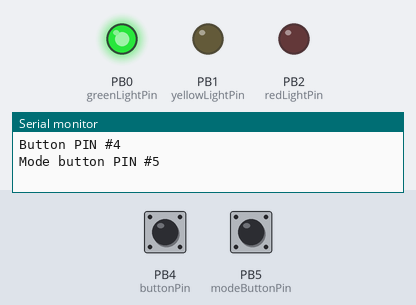
A sketch run on a simulated ATtiny85, built with avr-gcc and run on an emulated ATtiny85. Parts: output pins drawn as LEDs (lit = HIGH), the last lines printed to the serial monitor. The test bench sets the inputs (shaded band); at power-on: PB4 (buttonPin) LOW, PB5 (modeButtonPin) LOW.

Above: at 2.2 s.
2.3 s: PB4 (buttonPin) pulled HIGH for 0.15 s
3.9 s: PB5 (modeButtonPin) pulled HIGH for 0.15 s
7.0 s: PB5 (modeButtonPin) pulled HIGH for 1 s
At 7.8 s:
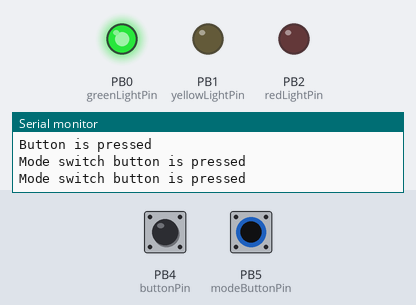
9.5 s: PB5 (modeButtonPin) pulled HIGH for 0.15 s
At 10.4 s:
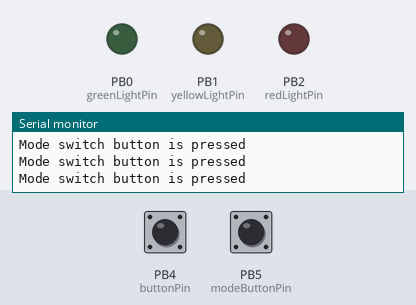
12.6 s: PB5 (modeButtonPin) pulled HIGH for 3.2 s
At 13.1 s:
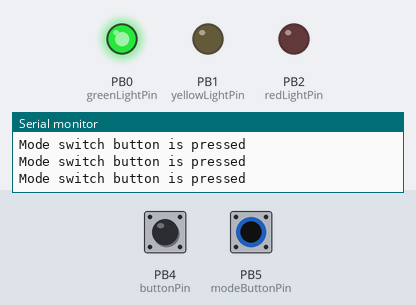
18.8 s: PB4 (buttonPin) pulled HIGH for 1 s
At 19.9 s:
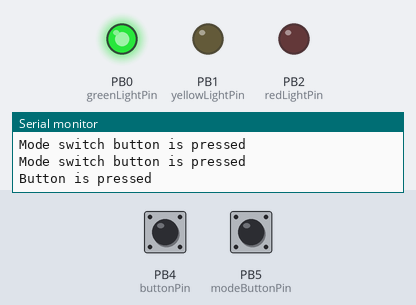
Timing chart, 0 to 21.8 s (numbered marks = the images above; inputs shaded):
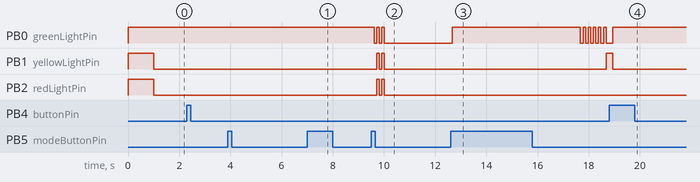

The sketch:

svetofor.ino
```cpp
#define ADEBUG

enum SvetoforStates { InitState = 0, GreenIsOn = 1, GreenIsEnding = 2, YellowIsOn = 3, RedIsOn = 6, SleepIsOn, SleepIsOff };

enum SvetoforModes { ManualMode = 0, AutomaticMode, AutomaticModeSlow, SleepMode };

byte sfMode = 0;

byte sfState = 0;
bool buttonWasPressed = false;

// How many ticks (to switch states in automatic mode)
int ticks = 0;
int tickTimeMs = 100;
//#ifdef ADEBUG
//    int tickTimeMs = 400;
//#else
//    int tickTimeMs = 200;
//#endif

// To handle double click
unsigned long lastButtonPressed = 0;
unsigned long doubleClickTolleranceMs = 700;

// Svetofor light delays
const byte greenTimeTicks = 50;
const byte greenFlashes = 5;    // How many times will turn on and off
const byte yellowTimeTicks = 10;
const byte redTimeTicks = 40;
const byte sleepTimeTicks = 50; // LEDs are turned off in sleep mode

// If mode is AutomaticModeSlow it will shift delay (<<)
byte delayMultiplier = 0;

//const byte greenTimeTicks = 3;
//const byte greenFlashes = 1;    // How many times will turn on and off
//const byte yellowTimeTicks = 2;
//const byte redTimeTicks = 3;


#ifdef __AVR_ATtiny85__
    const int greenLightPin = 0;
    const int yellowLightPin = 1;
    const int redLightPin = 2;
    const int buttonPin = 4;
    const int modeButtonPin = 5;
#else
    const int greenLightPin = 10;
    const int yellowLightPin = 11;
    const int redLightPin = 12;
    const int buttonPin = 6;
    const int modeButtonPin = 7;
#endif


int oldButtonState = LOW;
int oldModeButtonState = LOW;

void setup() {
#ifdef ADEBUG
    Serial.begin(9600);

    Serial.print("Button PIN #");
    Serial.println(buttonPin);
    Serial.print("Mode button PIN #");
    Serial.println(modeButtonPin);
#endif

    pinMode(greenLightPin, OUTPUT);
    pinMode(yellowLightPin, OUTPUT);
    pinMode(redLightPin, OUTPUT);

    pinMode(buttonPin, INPUT);
    pinMode(modeButtonPin, INPUT);

    digitalWrite(redLightPin, HIGH);
    digitalWrite(yellowLightPin, HIGH);
    digitalWrite(greenLightPin, HIGH);

    sfState = (byte)GreenIsOn;
    sfMode = (byte)AutomaticMode;

    delay(1000);
    turnLightsOff();
}

void loop() {
    if (wasButtonPressed()) {
        log("Button is pressed");
        handleButtonClick(false);
    }

    if (wasModeButtonPressed()) {
        log("Mode switch button is pressed");
        // Mode switch button emulates double click
        handleButtonClick(true);
    }

//    Serial.print("Svetofor state is: ");
//    Serial.print(sfState);
//    Serial.print(". Ticks: ");
//    Serial.print(ticks);
//    Serial.print(". Mode is: ");
//    Serial.println(sfMode);
    switch (sfState) {
        case (byte)SleepIsOn:
            if (ticks % 2 == 1) {
                digitalWrite(greenLightPin, HIGH);
                digitalWrite(yellowLightPin, HIGH);
                digitalWrite(redLightPin, HIGH);
            } else {
                digitalWrite(greenLightPin, LOW);
                digitalWrite(yellowLightPin, LOW);
                digitalWrite(redLightPin, LOW);
            }
            break;
        case (byte)SleepIsOff:
            if (ticks == 0) {
                turnLightsOff();
            }
            break;
        case (byte)GreenIsOn:
            turnLedOnOrOff(greenLightPin, greenTimeTicks);
            break;
        case (byte)GreenIsEnding:
            if (ticks % 2 == 1) {
                digitalWrite(greenLightPin, HIGH);
            } else {
                digitalWrite(greenLightPin, LOW);
            }
            break;
        case (byte)YellowIsOn:
            turnLedOnOrOff(yellowLightPin, yellowTimeTicks);
            break;
        case (byte)RedIsOn:
            turnLedOnOrOff(redLightPin, redTimeTicks);
            break;
        default:
            turnLightsOff();
            sfState = (byte)GreenIsOn;
            ticks = -1;
            break;
    }

    switch (sfMode) {
        case (byte)AutomaticMode:
        case (byte)AutomaticModeSlow:
            if (changeStateOnTicks(sfState) ) {
                turnLightsOff();
            } else
            {
                delay(tickTimeMs);
            }
            break;
        case (byte)ManualMode:
            if (sfState == GreenIsEnding || sfState == YellowIsOn) {
                changeStateOnTicks(sfState);
            }
            delay(tickTimeMs);
            break;
        case (byte)SleepMode:
            if (changeStateOnTicks(sfState) == false) {
                delay(tickTimeMs);
            }
            break;
        default:
            delay(tickTimeMs);
            break;
    }

    ticks++;
}


// Returns true if state was changed
bool changeStateOnTicks(byte currentState) {
    byte state = sfState;
    switch (currentState) {
        case (byte)GreenIsOn:
              if (ticks >= greenTimeTicks << delayMultiplier) {
//                  Serial.println("Changing state to GreenIsEnding");
                  ticks = -1;
                  state = (byte)GreenIsEnding;
              }
              break;
        case (byte)GreenIsEnding:
            // Green should goes LOW, HIGH,... LOW
            if (ticks >= (greenFlashes * 2) << delayMultiplier) {
                ticks = -1;
                if ((byte)ManualMode != sfMode) {
//                    Serial.println("Changing state to YellowIsOn");
                    state = (byte)YellowIsOn;
                } else {
//                    Serial.println("Changing state to RedIsOn (manual mode, skipping YellowIsOn)");
                    state = (byte)RedIsOn;
                }
            }
            break;
        case (byte)YellowIsOn:
            if (ticks >= yellowTimeTicks << delayMultiplier) {
                ticks = -1;
//                Serial.println("Changing state to RedIsOn");
                state = (byte)RedIsOn;
            }
            break;
        case (byte)RedIsOn:
            if (ticks >= redTimeTicks << delayMultiplier) {
                ticks = -1;
//                Serial.println("Changing state to GreenIsOn");
                state = (byte)GreenIsOn;
            }
            break;
        case (byte)SleepIsOn:
            if (ticks > 3) {
                ticks = -1;
                state = (byte)SleepIsOff;
            }
            break;
        case (byte)SleepIsOff:
            if (ticks > sleepTimeTicks) {
                ticks = -1;
                state = (byte)SleepIsOn;
            }
            break;
        default:
            ticks = -1;
//            Serial.println("Changing UNKNOWN state to GreenIsOn");
            state = GreenIsOn;
    }

    if (state != sfState) {
        sfState = state;
        return true;
    }
    return false;
}

void handleButtonClick(bool isDoubleClick) {
    if (isDoubleClick) {
        sfState = GreenIsOn;
        ticks = 0;
        switch (sfMode) {
            case (byte)ManualMode:
                sfMode = (byte)AutomaticMode;
                delayMultiplier = 0;
                break;
            case (byte)AutomaticMode:
                sfMode = (byte)AutomaticModeSlow;
                delayMultiplier = 1;
                break;
            case (byte)AutomaticModeSlow:
                sfMode = (byte)SleepMode;
                sfState = (byte)SleepIsOn;
                delayMultiplier = 0;
                break;
            default:
                sfMode = (byte)AutomaticMode;
//                sfMode = (byte)ManualMode;
                // Prevent long green flashing from AutomaticModeSlow
                delayMultiplier = 0;
                break;
        }
        turnLightsOff();
        return;
    }
    switch (sfMode) {
        case (byte)AutomaticMode:
//            Serial.println("Changing Automatic mode to Manual...");
            turnLightsOff();
            sfMode = (byte)ManualMode;
            sfState = GreenIsOn;
            ticks = 0;
            return;
        case (byte)ManualMode:
            ticks = 0;
            switch (sfState) {
                case (byte)GreenIsOn:
                    sfState = (byte)GreenIsEnding;
                    return;
                case (byte)GreenIsEnding:
                    digitalWrite(greenLightPin, LOW);
                    sfState = (byte)YellowIsOn;
                    return;
                case (byte)YellowIsOn:
                    digitalWrite(yellowLightPin, LOW);
                    sfState = (byte)RedIsOn;
                    return;
                case (byte)RedIsOn:
                    digitalWrite(redLightPin, LOW);
                    sfState = (byte)GreenIsOn;
                    return;
                default:
                    sfState = (byte)InitState;
                    break;
            }
            break;
    }

}

bool wasButtonPressed() {
    bool wasPressed = false;
    const int currentState = digitalRead(buttonPin);
    if (currentState != oldButtonState && currentState == HIGH) {
        wasPressed = true;
        delay(50);
    }
    oldButtonState = currentState;
    return wasPressed;
}

bool wasModeButtonPressed() {
    bool wasPressed = false;
    const int currentState = digitalRead(modeButtonPin);
    if (currentState != oldModeButtonState && currentState == HIGH) {
        wasPressed = true;
        delay(50);
    }
    oldModeButtonState = currentState;
    return wasPressed;
}

void turnLedOnOrOff(int pin, byte lengthOfSignal) {
    // Need to turn on
    if (ticks == 0) {
        digitalWrite(pin, HIGH);
        return;
    }

    if ((byte)AutomaticModeSlow == sfMode) {
        lengthOfSignal = lengthOfSignal << delayMultiplier;
    }

    if (ticks >= lengthOfSignal) {
        // Turn off on last tick
        if ((byte)AutomaticMode == sfMode || (byte)AutomaticModeSlow == sfMode || sfState == YellowIsOn || sfState == GreenIsEnding) {
            digitalWrite(pin, LOW);
        }
    }
}


void turnLightsOff() {
    digitalWrite(greenLightPin, LOW);
    digitalWrite(yellowLightPin, LOW);
    digitalWrite(redLightPin, LOW);
}

void log(char *msg) {
#ifdef ADEBUG
    Serial.println(msg);
#endif
}
```

Measured:
- after the input at 7.0 s, PB0 (greenLightPin): stops changing and stays HIGH
- after the input at 9.5 s, PB0 (greenLightPin): alternates HIGH for 0.10 s and LOW for 0.10 s, 5 changes in all, then stays LOW, starting after 0.12 s; PB1 (yellowLightPin), PB2 (redLightPin): alternates HIGH for 0.10 s and LOW for 0.10 s, 4 changes in all, then stays LOW, starting after 0.22 s
- after the input at 12.6 s, PB2 (redLightPin): stops changing and stays LOW
- after the input at 18.8 s, PB0 (greenLightPin): LOW → HIGH after 0.13 s; PB1 (yellowLightPin): HIGH → LOW after 0.13 s instead of 0.88 s; PB2 (redLightPin): stays LOW (without the input it goes to HIGH after 0.88 s)
